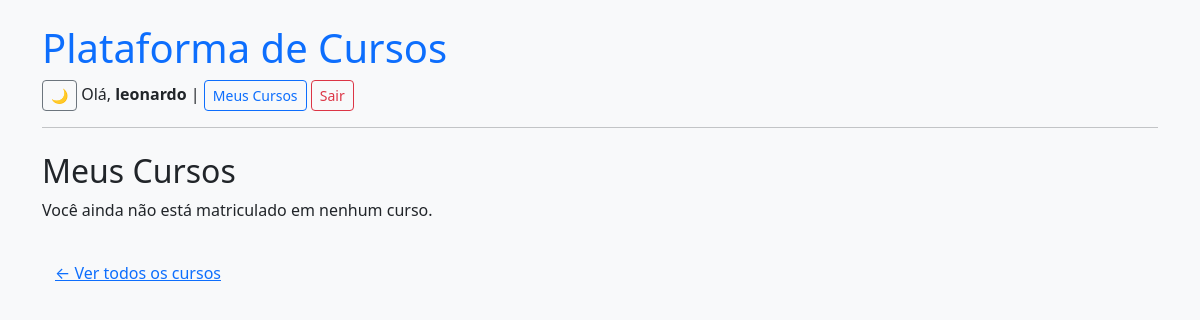
Before: /usuarios/meus-cursos/ (signed in) with the older database file.
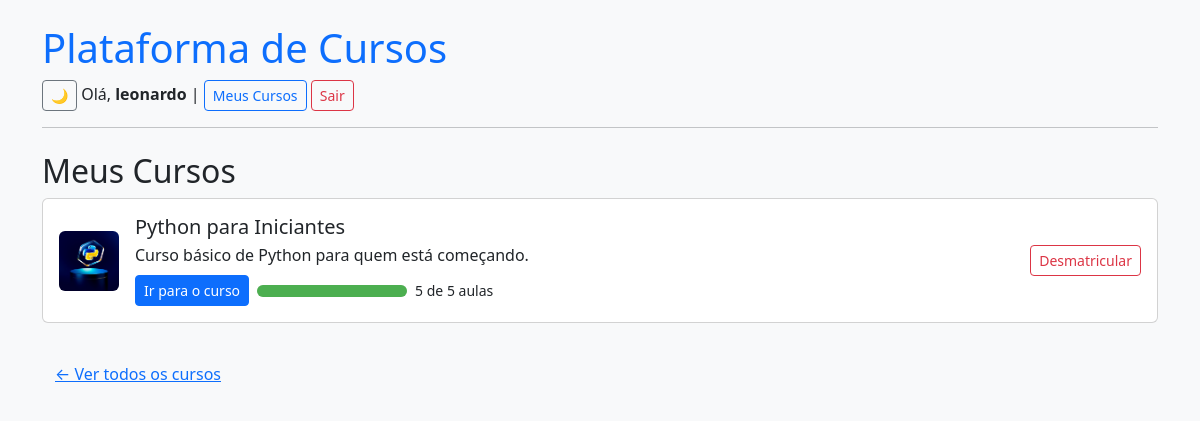
After: the same page with the newer database file.
### cursos/models.py (models this page shows, shortened)
class Matricula(models.Model):
    usuario = models.ForeignKey(User, on_delete=models.CASCADE, related_name='matriculas')
    curso = models.ForeignKey(Curso, on_delete=models.CASCADE, related_name='matriculas')
    data = models.DateTimeField(auto_now_add=True)
    class Meta:
        unique_together = ('usuario', 'curso')

class Curso(models.Model):
    titulo = models.CharField(max_length=100)
    descricao = models.TextField()
    imagem = models.ImageField(upload_to='cursos/imagens/', blank=True, null=True)
    slug = models.SlugField(unique=True, blank=True)

### usuarios/views.py (the view)
# urls.py: path('meus-cursos/', views.meus_cursos, name='meus_cursos'),
@login_required
def meus_cursos(request):
    matriculas = Matricula.objects.filter(usuario=request.user)
    progresso = {}
    for m in matriculas:
        total = m.curso.aulas.count()
        assistidas = AulaAssistida.objects.filter(aula__curso=m.curso, usuario=request.user).count()
        progresso[m.curso.id] = {
            'total': total,
            'assistidas': assistidas,
            'percentual': int((assistidas / total) * 100) if total else 0
        }
    return render(request, 'usuarios/meus_cursos.html', {
        'matriculas': matriculas,
        'progresso': progresso
    })

### usuarios/templatetags/form_filters.py (called while the page is built)
@register.filter
def dictkey(dict_data, key):
    return dict_data.get(key)

### usuarios/templates/usuarios/meus_cursos.html (shortened to what this page needs)
{% extends 'base.html' %}
{% load form_filters %}
{% block content %}
<h2>Meus Cursos</h2>
{% for m in matriculas %}
  <div class="card mb-3 d-flex flex-row align-items-center justify-content-between p-3">
    <div class="d-flex align-items-center">
      <img src="{{ m.curso.imagem.url }}" class="rounded me-3" style="width: 60px; height: 60px; object-fit: cover;" alt="{{ m.curso.titulo }}">
      <div>
        <h5 class="mb-1">{{ m.curso.titulo }}</h5>
        <p class="mb-2">{{ m.curso.descricao }}</p>
        <div class="d-flex align-items-center">
          <a href="{% url 'detalhe_curso' m.curso.slug %}" class="btn btn-primary btn-sm me-2">Ir para o curso</a>
          {% with progresso|dictkey:m.curso.id as prog %}
              <div style="width: 150px; height: 12px; background: #e0e0e0; border-radius: 10px;" class="me-2">
                <div style="width: {{ prog.percentual }}%; background: #4CAF50; height: 100%; border-radius: 10px;"></div>
              </div>
              <small>{{ prog.assistidas }} de {{ prog.total }} aulas</small>
          {% endwith %}
        </div>
      </div>
    </div>
    <form method="post" action="{% url 'desmatricular_curso' m.curso.slug %}">
      <button class="btn btn-outline-danger btn-sm">Desmatricular</button>
    </form>
  </div>
{% empty %}
  <p>Você ainda não está matriculado em nenhum curso.</p>
{% endfor %}
<a href="/" class="btn btn-link mt-3">← Ver todos os cursos</a>
{% endblock %}

### templates/base.html (shortened to what this page needs)
<!DOCTYPE html>
<html lang="pt-br">
<head>
<head>
    <link href="https://cdn.jsdelivr.net/npm/bootstrap@5.3.3/dist/css/bootstrap.min.css" rel="stylesheet">
</head>
</head>
<body id="body" class="bg-light text-dark">
    <div class="container mt-4">
        <header class="mb-4">
            <h1 class="text-primary">Plataforma de Cursos</h1>
            <nav class="mb-3">
                <button id="toggle-theme" class="btn btn-sm btn-outline-secondary">🌙</button>
                {% if user.is_authenticated %}
                    Olá, <strong>{{ user.username }}</strong> |
                    <a href="{% url 'meus_cursos' %}" class="btn btn-sm btn-outline-primary">Meus Cursos</a>
                    <a href="{% url 'logout' %}" class="btn btn-sm btn-outline-danger">Sair</a>
                {% else %}
                    <a href="{% url 'login' %}" class="btn btn-sm btn-outline-primary">Login</a>
                    <a href="{% url 'cadastro' %}" class="btn btn-sm btn-outline-success">Cadastrar</a>
                {% endif %}
            </nav>
            <hr>
        </header>
        {% block content %}{% endblock %}
    </div>
</body>
</html>

Changed rows visible on the page:
added Matricula: curso.imagem (picture), curso.titulo "Python para Iniciantes", curso.descricao "Curso básico de Python para quem está começando.", {{ prog.percentual }} 100 (drawn), curso.id.assistidas "5", curso.id.total "5"
Other visible differences:
text no longer shown: "Você ainda não está matriculado em nenhum curso."
